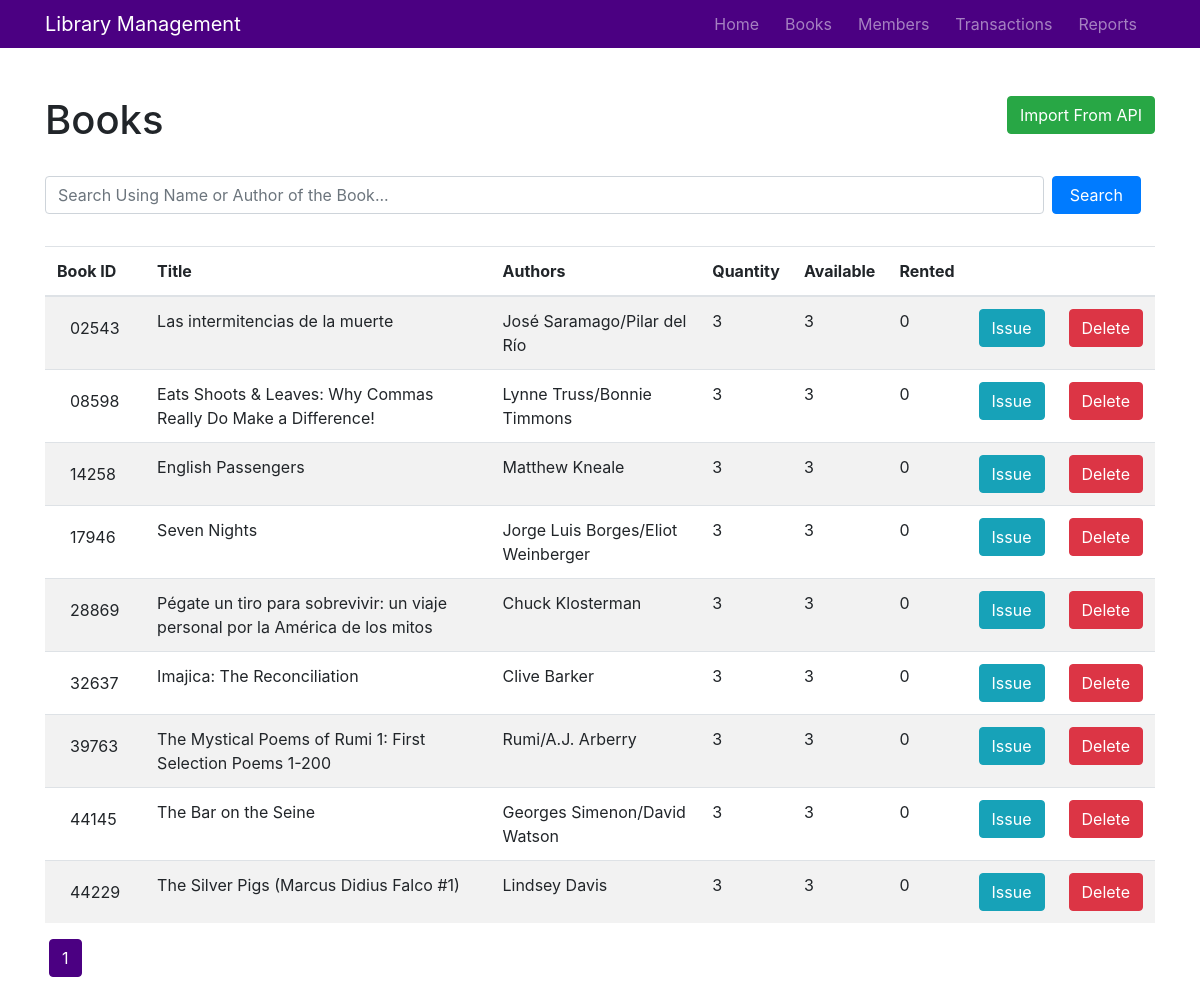
/books, run on the app's committed database.
### library_management/models.py (models this page shows, shortened)
class Book(db.Model):
    __tablename__ = 'book'
    book_id = db.Column(db.Integer, primary_key=True)
    title = db.Column(db.String(150), nullable=False)
    authors = db.Column(db.String(100), nullable=False)
    rating = db.Column(db.String(4), nullable=False)
    isbn = db.Column(db.String(150), nullable=False)
    publisher = db.Column(db.String(150), nullable=False)
    quantity = db.Column(db.Integer, nullable=False)
    rented = db.Column(db.Integer, nullable=False, default=0)
    no_of_times_rented = db.Column(db.Integer, nullable=False, default=0)
    transactions = db.relationship('Transaction', backref='book', lazy=True)

### library_management/books/routes.py (the view)
@books.route('/books')
def all_books():
    page = request.args.get('page', 1, type=int)
    books = Book.query.order_by(Book.book_id.asc()).paginate(page=page, per_page=20)
    return render_template("books.html", title="Books", books=books, data=books.items)

### library_management/templates/books.html (shortened to what this page needs)
{% extends "layout.html" %}
{% block content %}
    <br>
    <a class="btn btn-success float-right" href="{{ url_for('books.import_books') }}">Import From API</a>
    <h1>Books</h1>
    <br>
    <form class="form-inline" action="/books/search" method="POST">
        <input name="search" type="text" class="form-control mb-2 mr-sm-2 search" placeholder="Search Using Name or Author of the Book...">
        <button type="submit" class="btn btn-primary mb-2 search">Search</button>
    </form>
    <br>
    {% if data %}
        <table class="table table-hover table-striped">
            <thead>
                <tr>
                    <th>Book ID</th>
                    <th>Title</th>
                    <th>Authors</th>
                    <th>Quantity</th>
                    <th>Available</th>
                    <th>Rented</th>
                    <th></th>
                    <th></th>
                </tr>
            </thead>
            <tbody>
                {% for book in data %}
                <tr>
                    <td><span class="btn pull-right">{{"{:05d}".format(book.book_id)}}</span></td>
                    <td>{{book.title}}</td>
                    <td>{{book.authors}}</td>
                    <td>{{book.quantity}}</td>
                    <td>{{book.quantity - book.rented}}</td>
                    <td>{{book.rented}}</td>
                    <td>
                        <button class="btn btn-info" onclick="window.location='/book/{{book.book_id}}/issue';">Issue</button>
                    </td>
                    <td>
                        <form action="/book/{{book.book_id}}/delete" method="POST" onsubmit="return confirm('Are you sure you want to delete this book?');">
                            <input type="submit" value="Delete" class="btn btn-danger">
                        </form>
                    </td>
                </tr>
                {% endfor %}
            </tbody>
        </table>
        {% if not title.startswith('Search') %}
            <div class="pagination">
                {% for page_num in books.iter_pages(left_edge=1, right_edge=1, left_current=2, right_current=3) %}
                    {% if page_num %}
                        {% if books.page==page_num %}
                            <a class="btn btn-danger mb-4" href="{{ url_for('books.all_books', page=page_num) }}">{{ page_num }}</a>
                        {% else %}
                            <a class="btn btn-outline-danger mb-4" href="{{ url_for('books.all_books', page=page_num) }}">{{ page_num }}</a>
                        {% endif %}
                    {% else %}
                        <p class="mt-3">...</p>
                    {% endif %}
                {% endfor %}
            </div>
        {% endif %}
    {% endif %}
{% endblock content %}

### library_management/static/main.css (style rules this page uses)
* { margin: 0; padding: 0; box-sizing: border-box; }
.pagination a { border-color: indigo; margin-right: 4px; margin-left: 4px; color: indigo; }
.pagination a.btn-danger { color: white; background-color: indigo; }
input.search { width: 90% !important; }
button.search { width: 8%; }

### data on the page
Book: book_id "02543", title "Las intermitencias de la muerte", authors "José Saramago/Pilar del Río", quantity "3", book.quantity-book.rented "3", rented "0"
Book: book_id "08598", title "Eats Shoots & Leaves: Why Commas Really Do Make a Difference!", authors "Lynne Truss/Bonnie Timmons", quantity "3", book.quantity-book.rented "3", rented "0"
Book: book_id "14258", title "English Passengers", authors "Matthew Kneale", quantity "3", book.quantity-book.rented "3", rented "0"
Book: book_id "17946", title "Seven Nights", authors "Jorge Luis Borges/Eliot Weinberger", quantity "3", book.quantity-book.rented "3", rented "0"
Book: book_id "28869", title "Pégate un tiro para sobrevivir: un viaje personal por la América de los mitos", authors "Chuck Klosterman", quantity "3", book.quantity-book.rented "3", rented "0"
Book: book_id "32637", title "Imajica: The Reconciliation", authors "Clive Barker", quantity "3", book.quantity-book.rented "3", rented "0"
Book: book_id "39763", title "The Mystical Poems of Rumi 1: First Selection Poems 1-200", authors "Rumi/A.J. Arberry", quantity "3", book.quantity-book.rented "3", rented "0"
Book: book_id "44145", title "The Bar on the Seine", authors "Georges Simenon/David Watson", quantity "3", book.quantity-book.rented "3", rented "0"
Book: book_id "44229", title "The Silver Pigs (Marcus Didius Falco #1)", authors "Lindsey Davis", quantity "3", book.quantity-book.rented "3", rented "0"

### other printed values
{{ page_num }} "1"
